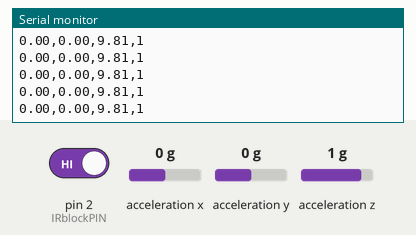
Recording of a sketch running on a simulated Arduino Uno, built with avr-gcc and run on an emulated ATmega328P. Parts: the last lines printed to the serial monitor. The test bench sets the inputs (shaded band); at power-on: acceleration x 0 g, acceleration y 0 g, pin 2 (IRblockPIN) HIGH, acceleration z 1 g. No radio packets arrive unless stated.

Above: at 1.2 s.
1.3 s: acceleration x set to -1.4 g
At 2.2 s:
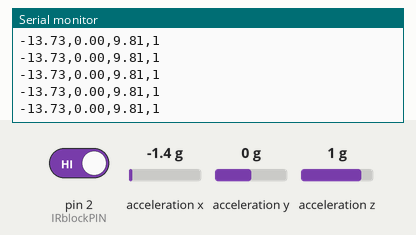
4.3 s: acceleration y set to -1.4 g
At 5.3 s:
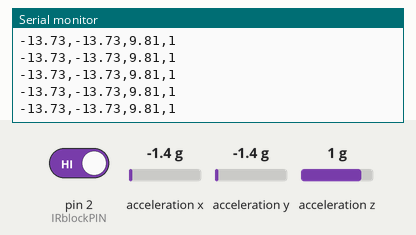
7.3 s: acceleration x set to -0.8 g
At 7.9 s:
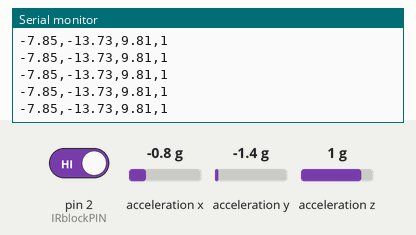
10.3 s: pin 2 (IRblockPIN) driven LOW
At 11.3 s:
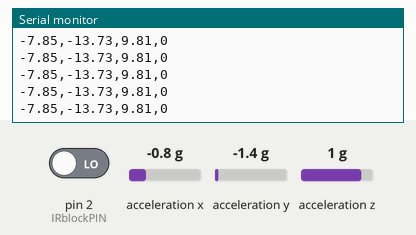
11.8 s: acceleration z set to -1.4 g
At 12.6 s:
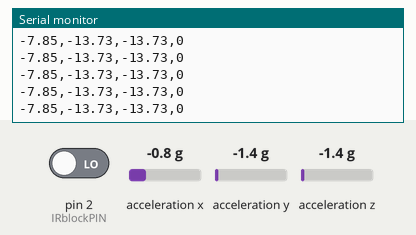
13.3 s: pin 2 (IRblockPIN) driven HIGH
At 14.4 s:
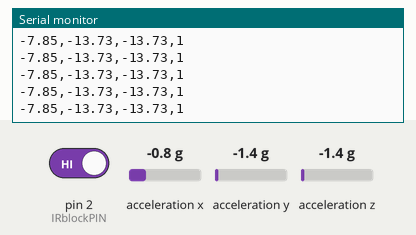
Timing chart, 0 to 15.8 s (numbered marks = the images above; inputs shaded):
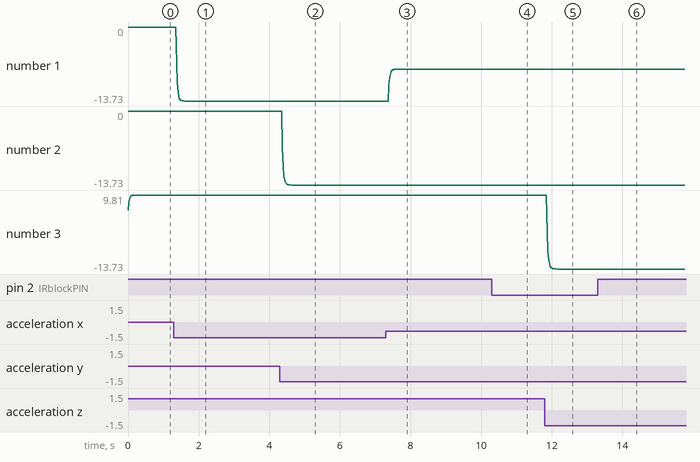

Measured:
- after the input at 1.3 s, the serial monitor: prints a new line after 0.08 s (image 1)
- after the input at 4.3 s, the serial monitor: prints a new line after 0.07 s (image 2)
- after the input at 7.3 s, the serial monitor: prints a new line after 0.09 s (image 3)
- after the input at 10.3 s, the serial monitor: prints a new line after 0.08 s (image 4)
- after the input at 11.8 s, the serial monitor: prints a new line after 0.07 s (image 5)
- after the input at 13.3 s, the serial monitor: prints a new line after 0.07 s (image 6)
- plotted number 1: 0 → -13.73 after the input at 1.3 s, -13.73 → -7.85 after the input at 7.3 s

The sketch:

Player_2_datasend.ino
```cpp
#include <SPI.h>
#include <nRF24L01.h>
#include <RF24.h>
#include <Wire.h>
#include <Adafruit_Sensor.h>
#include <Adafruit_ADXL345_U.h>

RF24 radio(7, 8); // CE, CSN

int IRblockPIN = 2;       //Use Digital PIN 2
int IRblockStatus = LOW; //HIGH means no obstacle
bool IRbool = false;

Adafruit_ADXL345_Unified accel = Adafruit_ADXL345_Unified(12345);

const byte address[6] = "00001";

float x_acc = 0;
float y_acc = 0;
float z_acc = 0;

float x_acc_final = 0;
float y_acc_final = 0;
float z_acc_final = 0;

float filter_factor = 0.5;


void setup()
{
  pinMode(IRblockPIN, INPUT);

  Serial.begin(9600);
  if(!accel.begin()) {
    /* There was a problem detecting the ADXL345 ... check your connections */
    Serial.println("Ooops, no ADXL345 detected ... Check your wiring!");
    while(1);
  }

  /*Sensor*/
  accel.setRange(ADXL345_RANGE_2_G);

  /* RADIO */
  radio.begin();
  radio.openWritingPipe(address);
  radio.setPALevel(RF24_PA_MAX);
  radio.stopListening();

}

void loop()
{
  IRblockStatus = digitalRead(IRblockPIN);

  sensors_event_t event;
  accel.getEvent(&event);

  x_acc = event.acceleration.x;
  x_acc_final = (x_acc_final *(1-filter_factor)) + (x_acc * filter_factor);

  y_acc = event.acceleration.y;
  y_acc_final = (y_acc_final *(1-filter_factor)) + (y_acc * filter_factor);

  z_acc = event.acceleration.z;
  z_acc_final = (z_acc_final *(1-filter_factor)) + (z_acc * filter_factor);

  if (IRblockStatus == LOW) {
    IRbool = false;
  }
  else {
    IRbool = true;
  }
  String final_string = (String(x_acc_final)+","+String(y_acc_final)+","+String(z_acc_final)+","+String(IRbool));
  char charbuff[32];
  final_string.toCharArray(charbuff, 30);
  radio.write(&charbuff, sizeof(charbuff));
  Serial.println(final_string);

}
```
